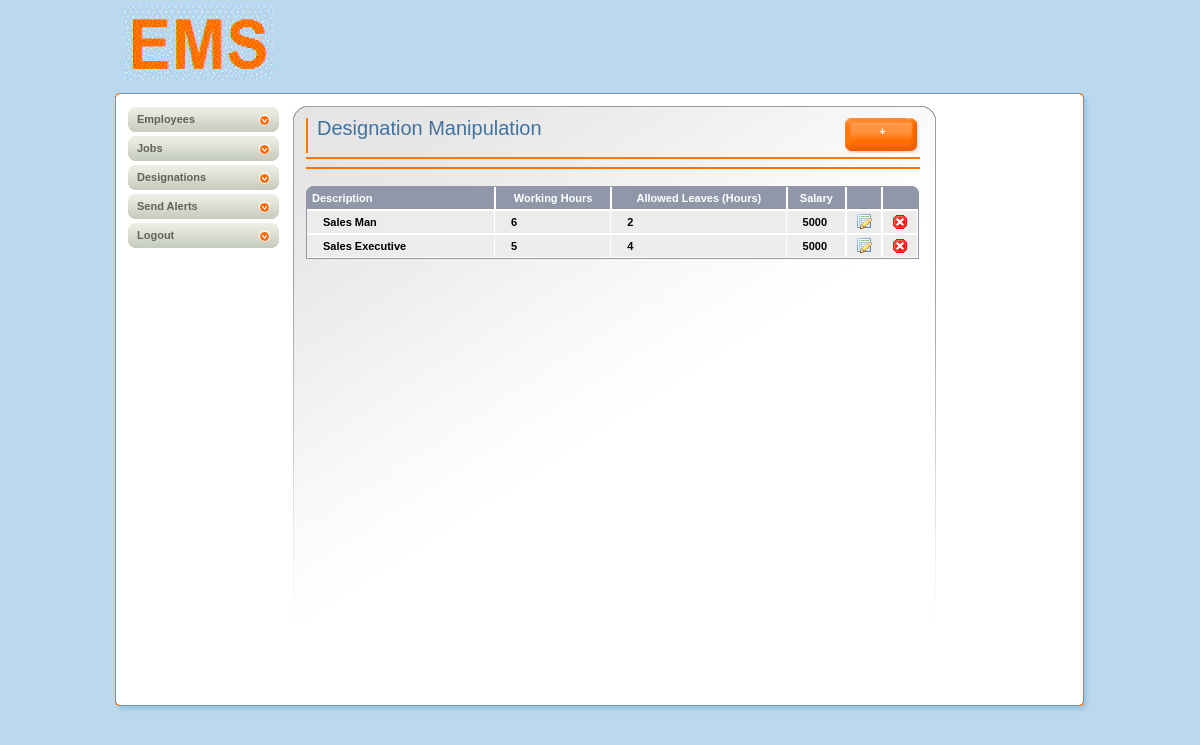
The app's page /designation.php, older data.
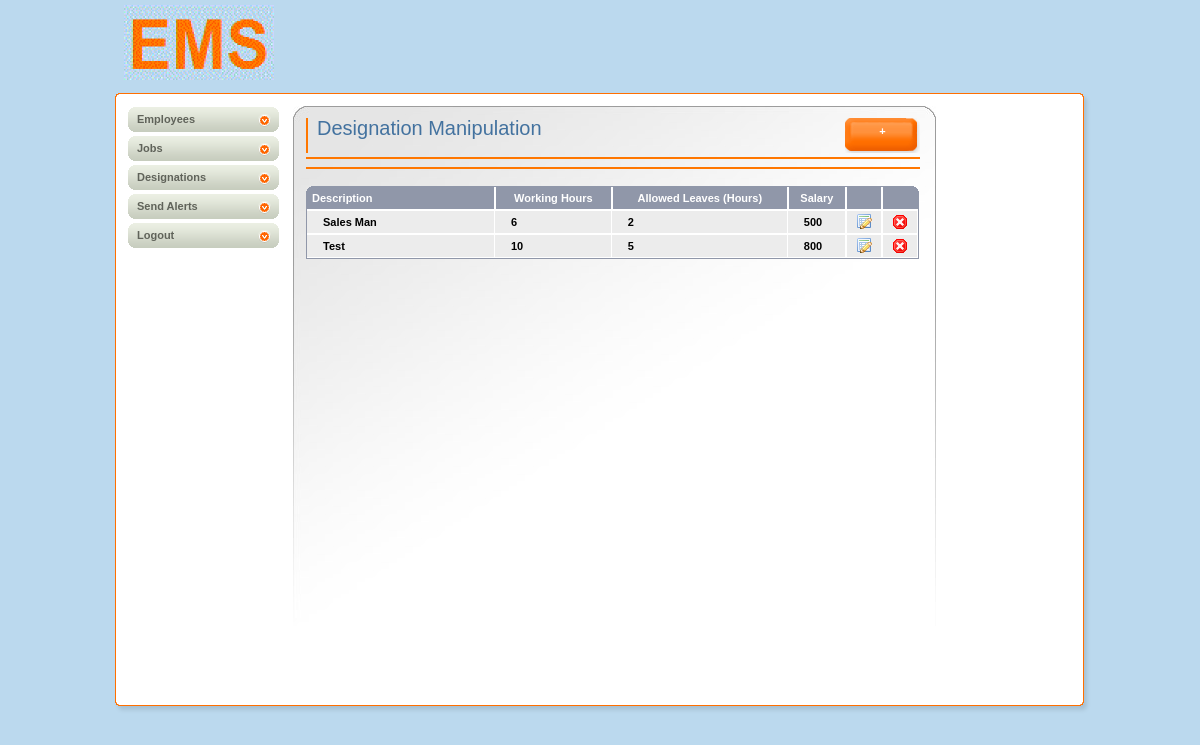
The same page, newer data.
### tables this page shows
CREATE TABLE `designation` (
  `id` int(11) NOT NULL,
  `description` varchar(50) NOT NULL,
  `working-hours` double NOT NULL,
  `allowed-leaves` double NOT NULL,
  `salary` double NOT NULL
);

### designation.php (the view, shortened to what this page needs)
<!DOCTYPE html PUBLIC "-//W3C//DTD XHTML 1.0 Transitional//EN" "http://www.w3.org/TR/xhtml1/DTD/xhtml1-transitional.dtd">
<html>
    <head>
    </head>
    <body>
        <div id="main">
            <div id="header">
                <a href="index.html" class="logo"><img src="img/logo.gif" width="150" height="75" alt=""/></a>
            </div>
            <div id="middle">
                <div id="left-column">
                    <a href="manager_dashboard.php" class="link">Employees</a>
                    <a href="jobs.php" class="link">Jobs</a>
                    <a href="designation.php" class="link">Designations</a>
                    <a href="send_alerts.php" class="link">Send Alerts</a>
                    <a href="index.php" class="link">Logout</a>
                </div>
                <div id="center-column">
                    <div class="top-bar">
                        <a href="designation_addition.php" class="button">+</a>
                        <h1>Designation Manipulation</h1>
                    </div><br/>
                    <div class="select-bar">
                    </div>
                    <div class="table">
                        <?php
                        include_once 'config.php';
                        $sql = "SELECT * FROM `designation`";
                        $result = $con->query($sql);
                        $count = mysqli_num_rows($result);
                        if ($count != 0) {
                            echo '
<img src="img/bg-th-left.gif" width="8" height="7" alt="" class="left"/>
                        <img src="img/bg-th-right.gif" width="7" height="7" alt="" class="right"/>
                        <table class="listing" cellpadding="0" cellspacing="0">
<tr>
                                <th class="first" width="177">Description</th>
                                <th>Working Hours</th>
                                <th>Allowed Leaves (Hours)</th>
                                <th>Salary</th>
                                <th></th>
                                <th class="last"></th>
                            </tr>';
                            while ($row = mysqli_fetch_assoc($result)) {
                                echo ' <tr class="bg">
                                <td class="first style2">' . $row['description'] . '</td>
                                <td class="first style2">' . $row['working-hours'] . '</td>
                                <td class="first style2">' . $row['allowed-leaves'] . '</td>
                                <td class="first style2">' . $row['salary'] . '</td>
                                <td><a href="designation_edit.php?id='.$row['id'].'"><img src="img/edit-icon.gif" width="16" height="16" alt="edit"/></a></td>
                                <td><a href="designation_delete_action.php?id='.$row['id'].'"><img src="img/hr.gif" width="16" height="16" alt=""/></a></td>
                            </tr>';
                            }
                        }
                        ?>
                        </table>
                    </div>
                </div>
            </div>
            <div id="footer"></div>
        </div>
    </body>
</html>

Row changes from the older to the newer data that the page shows:
removed designation: description "Sales Executive", value "5", value "4", salary "5000"
changed designation "Sales Man": salary "5000" → "500"
added designation: description "Test", value "10", value "5", salary "800"
